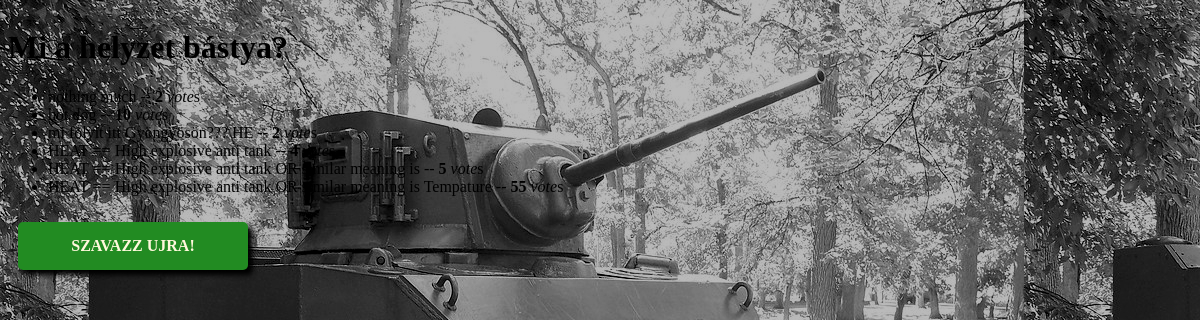
The app's page /polls/2/results/ with its own data.
### polls/models.py (models this page shows, shortened)
class Question(models.Model):
    question_text = models.CharField(max_length=200)
    pub_date = models.DateTimeField("date published")

class Choice(models.Model):
    question = models.ForeignKey(Question,on_delete=models.CASCADE)
    choice_text = models.CharField(max_length=200)
    votes = models.IntegerField(default=0)

### polls/views.py (the view)
# urls.py: path("<int:pk>/results/", views.ResultsView.as_view(), name="results"),
class ResultsView(generic.DetailView):
    model = Question
    template_name = "polls/results.html"

### polls/templates/polls/results.html (shortened to what this page needs)
<!DOCTYPE html>
<html lang="hu">
<head>
</head>
<body>
    {% load static %}
    <link rel="stylesheet" href="{% static 'polls/style.css' %}">
    <h1>{{ question.question_text }}</h1>
<ul>
{% for choice in question.choice_set.all %}
    <li>{{ choice.choice_text }} -- <b> {{ choice.votes }} </b> <i>vote</i>{{ choice.votes|pluralize }}</li>
{% endfor %}
</ul>
<a href="{% url 'polls:detail' question.id %}" class="c2">Szavazz ujra!</a>
</body>
</html>

### polls/static/polls/style.css (style rules this page uses)
body { position:fixed; top:0; right:0; bottom:0; left:0; z-index: -100; background: cyan url("images/bela3.jpg"); }
.c2 { width: 200px; margin: 10px; padding: 15px; background:forestgreen; text-align: center; font-family: Verdana; font-size: 16px; text-transform: uppercase; border-radius: 5px; box-shadow: 5px 5px 5px #000; display:inline-block; color:cornsilk; transition: transform 0.3s; font-weight: bold; text-decoration: none; }

### records on screen
Question: question_text "Mi a helyzet bástya?"
Choice: choice_text "nothing much", votes "2"
Choice: choice_text "hot dog", votes "10"
Choice: choice_text "mi folyit itt Gyöngyösön??? HE", votes "2"
Choice: choice_text "HEAT == High explosive anti tank", votes "4"
Choice: choice_text "HEAT == High explosive anti tank OR similar meaning is", votes "5"
Choice: choice_text "HEAT == High explosive anti tank OR similar meaning is Tempature", votes "55"
